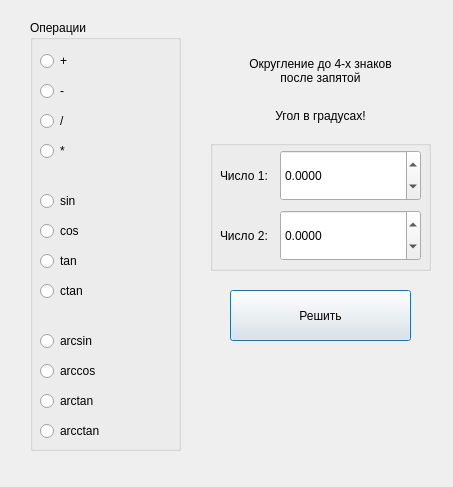
<?xml version="1.0" encoding="UTF-8"?>
<ui version="4.0">
 <class>BasicCalculator</class>
 <widget class="QDialog" name="BasicCalculator">
  <property name="geometry">
   <rect>
    <x>0</x>
    <y>0</y>
    <width>453</width>
    <height>487</height>
   </rect>
  </property>
  <property name="windowTitle">
   <string>Dialog</string>
  </property>
  <widget class="QGroupBox" name="groupBox">
   <property name="geometry">
    <rect>
     <x>30</x>
     <y>20</y>
     <width>151</width>
     <height>431</height>
    </rect>
   </property>
   <property name="title">
    <string>Операции</string>
   </property>
   <widget class="QRadioButton" name="rB_plus">
    <property name="geometry">
     <rect>
      <x>10</x>
      <y>30</y>
      <width>91</width>
      <height>22</height>
     </rect>
    </property>
    <property name="text">
     <string>+</string>
    </property>
   </widget>
   <widget class="QRadioButton" name="rB_minus">
    <property name="geometry">
     <rect>
      <x>10</x>
      <y>60</y>
      <width>91</width>
      <height>22</height>
     </rect>
    </property>
    <property name="text">
     <string>-</string>
    </property>
   </widget>
   <widget class="QRadioButton" name="rB_div">
    <property name="geometry">
     <rect>
      <x>10</x>
      <y>90</y>
      <width>91</width>
      <height>22</height>
     </rect>
    </property>
    <property name="text">
     <string>/</string>
    </property>
   </widget>
   <widget class="QRadioButton" name="rB_mult">
    <property name="geometry">
     <rect>
      <x>10</x>
      <y>120</y>
      <width>91</width>
      <height>22</height>
     </rect>
    </property>
    <property name="text">
     <string>*</string>
    </property>
   </widget>
   <widget class="QRadioButton" name="rB_sin">
    <property name="geometry">
     <rect>
      <x>10</x>
      <y>170</y>
      <width>91</width>
      <height>22</height>
     </rect>
    </property>
    <property name="text">
     <string>sin</string>
    </property>
   </widget>
   <widget class="QRadioButton" name="rB_cos">
    <property name="geometry">
     <rect>
      <x>10</x>
      <y>200</y>
      <width>91</width>
      <height>22</height>
     </rect>
    </property>
    <property name="text">
     <string>cos</string>
    </property>
   </widget>
   <widget class="QRadioButton" name="rB_tan">
    <property name="geometry">
     <rect>
      <x>10</x>
      <y>230</y>
      <width>91</width>
      <height>22</height>
     </rect>
    </property>
    <property name="text">
     <string>tan</string>
    </property>
   </widget>
   <widget class="QRadioButton" name="rB_ctan">
    <property name="geometry">
     <rect>
      <x>10</x>
      <y>260</y>
      <width>91</width>
      <height>22</height>
     </rect>
    </property>
    <property name="text">
     <string>ctan</string>
    </property>
   </widget>
   <widget class="QRadioButton" name="rB_arcsin">
    <property name="geometry">
     <rect>
      <x>10</x>
      <y>310</y>
      <width>91</width>
      <height>22</height>
     </rect>
    </property>
    <property name="text">
     <string>arcsin</string>
    </property>
   </widget>
   <widget class="QRadioButton" name="rB_arccos">
    <property name="geometry">
     <rect>
      <x>10</x>
      <y>340</y>
      <width>91</width>
      <height>22</height>
     </rect>
    </property>
    <property name="text">
     <string>arccos</string>
    </property>
   </widget>
   <widget class="QRadioButton" name="rB_arctan">
    <property name="geometry">
     <rect>
      <x>10</x>
      <y>370</y>
      <width>91</width>
      <height>22</height>
     </rect>
    </property>
    <property name="text">
     <string>arctan</string>
    </property>
   </widget>
   <widget class="QRadioButton" name="rB_arcctan">
    <property name="geometry">
     <rect>
      <x>10</x>
      <y>400</y>
      <width>91</width>
      <height>22</height>
     </rect>
    </property>
    <property name="text">
     <string>arcctan</string>
    </property>
   </widget>
  </widget>
  <widget class="QPushButton" name="pB_get_result">
   <property name="geometry">
    <rect>
     <x>230</x>
     <y>290</y>
     <width>181</width>
     <height>51</height>
    </rect>
   </property>
   <property name="text">
    <string>Решить</string>
   </property>
  </widget>
  <widget class="QLabel" name="label_info">
   <property name="geometry">
    <rect>
     <x>240</x>
     <y>40</y>
     <width>161</width>
     <height>61</height>
    </rect>
   </property>
   <property name="text">
    <string>Округление до 4-х знаков после запятой</string>
   </property>
   <property name="alignment">
    <set>Qt::AlignmentFlag::AlignCenter</set>
   </property>
   <property name="wordWrap">
    <bool>true</bool>
   </property>
  </widget>
  <widget class="QLabel" name="label_result">
   <property name="geometry">
    <rect>
     <x>210</x>
     <y>360</y>
     <width>221</width>
     <height>91</height>
    </rect>
   </property>
   <property name="text">
    <string/>
   </property>
   <property name="alignment">
    <set>Qt::AlignmentFlag::AlignCenter</set>
   </property>
   <property name="wordWrap">
    <bool>true</bool>
   </property>
  </widget>
  <widget class="QLabel" name="label_degree">
   <property name="geometry">
    <rect>
     <x>270</x>
     <y>100</y>
     <width>101</width>
     <height>31</height>
    </rect>
   </property>
   <property name="text">
    <string>Угол в градусах!</string>
   </property>
   <property name="alignment">
    <set>Qt::AlignmentFlag::AlignCenter</set>
   </property>
  </widget>
  <widget class="QGroupBox" name="groupBox_2">
   <property name="geometry">
    <rect>
     <x>210</x>
     <y>140</y>
     <width>221</width>
     <height>131</height>
    </rect>
   </property>
   <property name="title">
    <string/>
   </property>
   <widget class="QLabel" name="label_num2">
    <property name="geometry">
     <rect>
      <x>10</x>
      <y>70</y>
      <width>51</width>
      <height>51</height>
     </rect>
    </property>
    <property name="text">
     <string>Число 2:</string>
    </property>
   </widget>
   <widget class="QDoubleSpinBox" name="doubleSpinBox_2">
    <property name="geometry">
     <rect>
      <x>70</x>
      <y>70</y>
      <width>141</width>
      <height>51</height>
     </rect>
    </property>
    <property name="decimals">
     <number>4</number>
    </property>
    <property name="minimum">
     <double>-9999999999999999538762658202121142272.000000000000000</double>
    </property>
    <property name="maximum">
     <double>9999999999999999538762658202121142272.000000000000000</double>
    </property>
   </widget>
   <widget class="QLabel" name="label_num1">
    <property name="geometry">
     <rect>
      <x>10</x>
      <y>10</y>
      <width>51</width>
      <height>51</height>
     </rect>
    </property>
    <property name="text">
     <string>Число 1:</string>
    </property>
   </widget>
   <widget class="QDoubleSpinBox" name="doubleSpinBox">
    <property name="geometry">
     <rect>
      <x>70</x>
      <y>10</y>
      <width>141</width>
      <height>51</height>
     </rect>
    </property>
    <property name="decimals">
     <number>4</number>
    </property>
    <property name="minimum">
     <double>-9999999999999999538762658202121142272.000000000000000</double>
    </property>
    <property name="maximum">
     <double>9999999999999999538762658202121142272.000000000000000</double>
    </property>
   </widget>
  </widget>
 </widget>
 <resources/>
 <connections/>
</ui>
